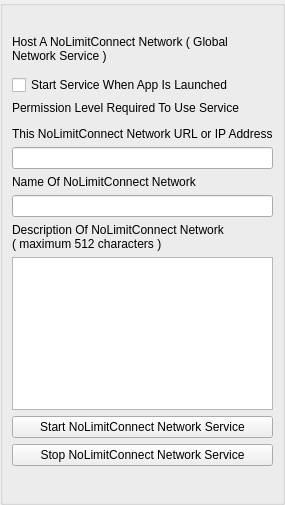
<?xml version="1.0" encoding="UTF-8"?>
<ui version="4.0">
 <class>NoLimitConnectNetworkDlgClass</class>
 <widget class="QWidget" name="NoLimitConnectNetworkDlgClass">
  <property name="geometry">
   <rect>
    <x>0</x>
    <y>0</y>
    <width>269</width>
    <height>505</height>
   </rect>
  </property>
  <property name="windowTitle">
   <string>NoLimitConnect Network Host</string>
  </property>
  <property name="styleSheet">
   <string notr="true"/>
  </property>
  <layout class="QVBoxLayout" name="verticalLayout">
   <property name="spacing">
    <number>0</number>
   </property>
   <property name="leftMargin">
    <number>0</number>
   </property>
   <property name="topMargin">
    <number>0</number>
   </property>
   <property name="rightMargin">
    <number>0</number>
   </property>
   <property name="bottomMargin">
    <number>0</number>
   </property>
   <item>
    <widget class="QGroupBox" name="ItemsGroupBox">
     <property name="minimumSize">
      <size>
       <width>0</width>
       <height>0</height>
      </size>
     </property>
     <property name="title">
      <string/>
     </property>
     <layout class="QVBoxLayout" name="verticalLayout_2">
      <item>
       <widget class="QLabel" name="m_StatusLabel">
        <property name="text">
         <string notr="true"/>
        </property>
       </widget>
      </item>
      <item>
       <widget class="QLabel" name="SearchLabel">
        <property name="text">
         <string>Host A NoLimitConnect Network ( Global Network Service )</string>
        </property>
        <property name="wordWrap">
         <bool>true</bool>
        </property>
       </widget>
      </item>
      <item>
       <widget class="InformationWidget" name="m_InfoWidget" native="true"/>
      </item>
      <item>
       <widget class="QCheckBox" name="m_StartupCheckBox">
        <property name="text">
         <string>Start Service When App Is Launched</string>
        </property>
       </widget>
      </item>
      <item>
       <widget class="QLabel" name="m_NetHostLabel">
        <property name="text">
         <string>Permission Level Required To Use Service</string>
        </property>
       </widget>
      </item>
      <item>
       <widget class="PermissionWidget" name="m_PermissionWidget" native="true"/>
      </item>
      <item>
       <widget class="QLabel" name="m_GroupHostLabel">
        <property name="text">
         <string>This NoLimitConnect Network URL or IP Address</string>
        </property>
       </widget>
      </item>
      <item>
       <widget class="QLineEdit" name="m_UrlEdit"/>
      </item>
      <item>
       <widget class="QLabel" name="label">
        <property name="text">
         <string>Name Of NoLimitConnect Network</string>
        </property>
       </widget>
      </item>
      <item>
       <widget class="QLineEdit" name="m_NameEdit"/>
      </item>
      <item>
       <widget class="QLabel" name="label_2">
        <property name="text">
         <string>Description Of NoLimitConnect Network 
( maximum 512 characters )</string>
        </property>
       </widget>
      </item>
      <item>
       <widget class="QPlainTextEdit" name="n_DescriptionEdit">
        <property name="sizePolicy">
         <sizepolicy hsizetype="Expanding" vsizetype="Preferred">
          <horstretch>0</horstretch>
          <verstretch>0</verstretch>
         </sizepolicy>
        </property>
       </widget>
      </item>
      <item>
       <widget class="QPushButton" name="m_StartButton">
        <property name="text">
         <string>Start NoLimitConnect Network Service</string>
        </property>
       </widget>
      </item>
      <item>
       <widget class="QPushButton" name="m_StopButton">
        <property name="sizePolicy">
         <sizepolicy hsizetype="Minimum" vsizetype="Preferred">
          <horstretch>0</horstretch>
          <verstretch>0</verstretch>
         </sizepolicy>
        </property>
        <property name="minimumSize">
         <size>
          <width>0</width>
          <height>0</height>
         </size>
        </property>
        <property name="text">
         <string>Stop NoLimitConnect Network Service</string>
        </property>
       </widget>
      </item>
      <item>
       <widget class="QLabel" name="m_GroupUserStatusLabel">
        <property name="font">
         <font>
          <pointsize>10</pointsize>
         </font>
        </property>
        <property name="text">
         <string/>
        </property>
       </widget>
      </item>
      <item>
       <widget class="FriendListWidget" name="m_FriendListWidget" native="true">
        <property name="sizePolicy">
         <sizepolicy hsizetype="Expanding" vsizetype="Expanding">
          <horstretch>0</horstretch>
          <verstretch>0</verstretch>
         </sizepolicy>
        </property>
       </widget>
      </item>
     </layout>
    </widget>
   </item>
  </layout>
 </widget>
 <customwidgets>
  <customwidget>
   <class>FriendListWidget</class>
   <extends>QWidget</extends>
   <header>FriendListWidget.h</header>
   <container>1</container>
  </customwidget>
  <customwidget>
   <class>PermissionWidget</class>
   <extends>QWidget</extends>
   <header>PermissionWidget.h</header>
   <container>1</container>
  </customwidget>
  <customwidget>
   <class>InformationWidget</class>
   <extends>QWidget</extends>
   <header>InformationWidget.h</header>
   <container>1</container>
  </customwidget>
 </customwidgets>
 <resources>
  <include location="../NoLimitConnect.qrc"/>
 </resources>
 <connections/>
</ui>
